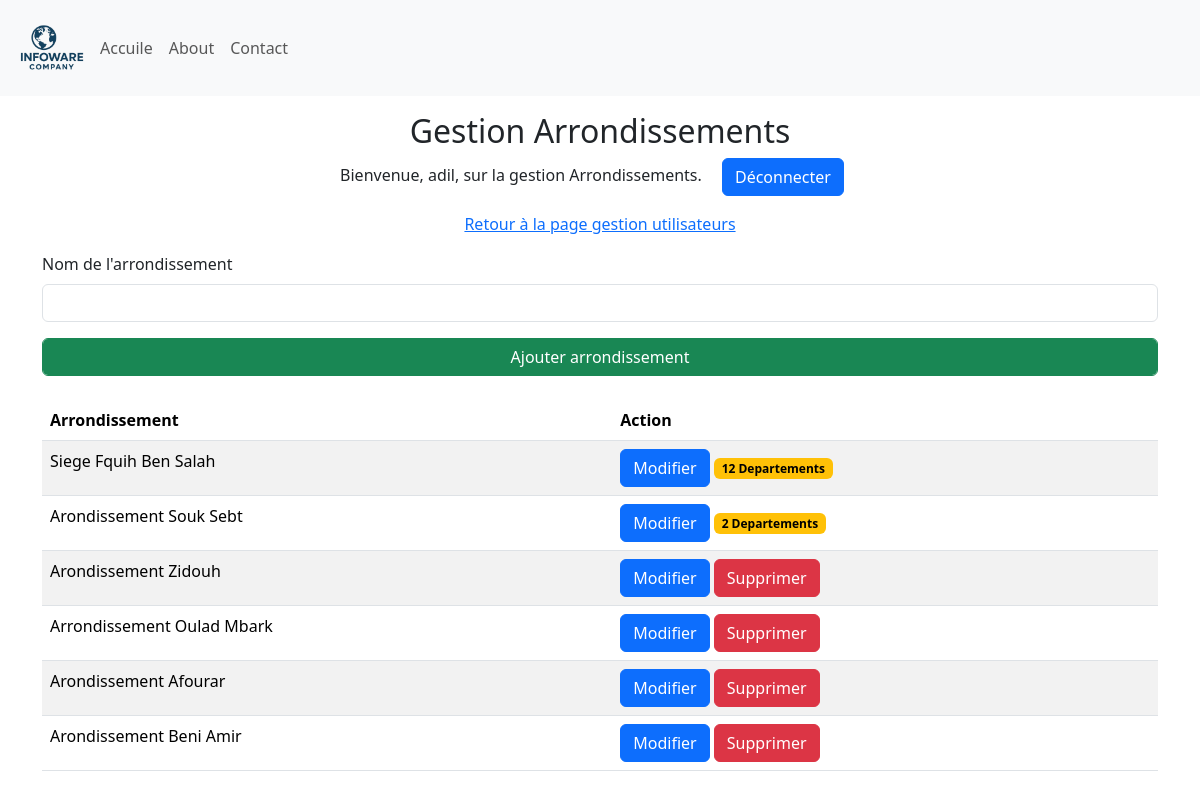
The app's page /manage_Arrondissements (signed in) with its own data.
### Site/models.py (models this page shows, shortened)
class Arondissement(db.Model):
    id = db.Column(db.Integer, primary_key=True)
    arondissement = db.Column(db.String(25), unique=True, nullable=False)
    departement = db.relationship('Departement', backref='Departement', lazy=True)

### Site/dashbord/arrondissement.py (the view, shortened to what this page needs)
@arrondissement.route('/manage_Arrondissements', methods=['GET', 'POST'])
def manage_Arrondissements():
    if 'user' not in session:
        return redirect(url_for('admin.admin'))
    arrondissements = Arondissement.query.all()
    return render_template('manage_Arrondissements.html', name=session['user'], arrondissements=arrondissements)

### Site/templates/manage_Arrondissements.html (shortened to what this page needs)
{% extends 'base.html' %}
{% block body %}
<div class="container-fluid">
    <div class="row">
        <div class="col-12  my-3">
            <div class="text-center">
                <h2>Gestion Arrondissements </h2>
                <p>Bienvenue, {{ name }}, sur la gestion Arrondissements. <a class="mx-3 btn btn-primary" href="{{ url_for('admin.logout') }}"">Déconnecter</a></p>
                <p><a href="{{ url_for('dashbord.manage_users') }}">Retour à la page gestion utilisateurs</a> </p>
            </div>
            <div class="container">
                <form method="POST">
                    <div class="mb-3">
                        <label for="arrondissementName" class="form-label">Nom de l'arrondissement</label>
                        <input type="text" class="form-control" id="arrondissementName" name="arrondissementName" required>
                    </div>
                    <button type="submit" class="form-control btn btn-success">Ajouter arrondissement</button>
                </form>
                <table class="table table-striped mt-4 ">
                    <thead>
                        <tr>
                          <th scope="col">Arrondissement</th>
                          <th scope="col">Action</th>
                        </tr>
                      </thead>
                      <tbody>
                        {% for arrondissement in arrondissements %}
                        <tr>
                          <td>{{ arrondissement.arondissement }}</td>
                          <td>
                            <form method="POST" action="{{ url_for('arrondissement.delete_arrondissement', arrondissement_id=arrondissement.id) }}" onsubmit="return confirm('Êtes-vous sûr de vouloir supprimer cet arrondissement ?');">
                                <a href="{{ url_for('arrondissement.update_arrondissement', arrondissement_id=arrondissement.id) }}" class="btn btn-primary">Modifier</a>
                                {% if arrondissement.departement | length == 0 %}
                                   <button type="submit" class="btn btn-danger">Supprimer</button>
                                {% else %}
                                    <span class="badge text-bg-warning"> {{ arrondissement.departement | length }} Departements</span>
                                {% endif %}
                            </form>
                          </td>
                        </tr>
                        {% endfor %}
                </table>
            </div>
        </div>
    </div>
</div>
{% endblock %}

### Site/templates/base.html (shortened to what this page needs)
<!DOCTYPE html>
<html lang="fr">
<head>
    <link href="https://cdn.jsdelivr.net/npm/bootstrap@5.3.8/dist/css/bootstrap.min.css" rel="stylesheet">
    <link rel="stylesheet" href={{url_for('static', filename='style.css')}}>
</head>
<body>
    <nav class="navbar navbar-expand-lg bg-light" >
        <div class="container-fluid" >
          <img width="80px" src="{{url_for('static', filename='logo.png')}}" alt="logo">
          <div class="collapse navbar-collapse" id="navbarNav">
            <ul class="navbar-nav">
              <li class="nav-item">
                <a class="nav-link"  href="{{ url_for('main.home') }}">Accuile</a>
              </li>
              <li class="nav-item">
                <a class="nav-link" href={{ url_for('about.about_page') }}>About</a>
              </li>
              <li class="nav-item">
                <a class="nav-link" href="#">Contact</a>
              </li>
            </ul>
          </div>
        </div>
      </nav>
      {% block body %}{% endblock %}
</body>
</html>

### Site/static/style.css (style rules this page uses)
* { margin: 0; padding: 0; box-sizing: border-box; }
:root { --primary-color: #0056b3; --secondary-color: #f8f9fa; --text-color: #333; --highlight-color: #007bff; }
body { font-family: 'Segoe UI', Tahoma, Geneva, Verdana, sans-serif; }

### records on screen
Arondissement: arondissement "Siege Fquih Ben Salah", departement|length "12"
Arondissement: arondissement "Arondissement Souk Sebt", departement|length "2"
Arondissement: arondissement "Arondissement Zidouh", shows "Supprimer"
Arondissement: arondissement "Arrondissement Oulad Mbark", shows "Supprimer"
Arondissement: arondissement "Arondissement Afourar", shows "Supprimer"
Arondissement: arondissement "Arondissement Beni Amir", shows "Supprimer"

### other values on screen
{{ name }} "adil"
